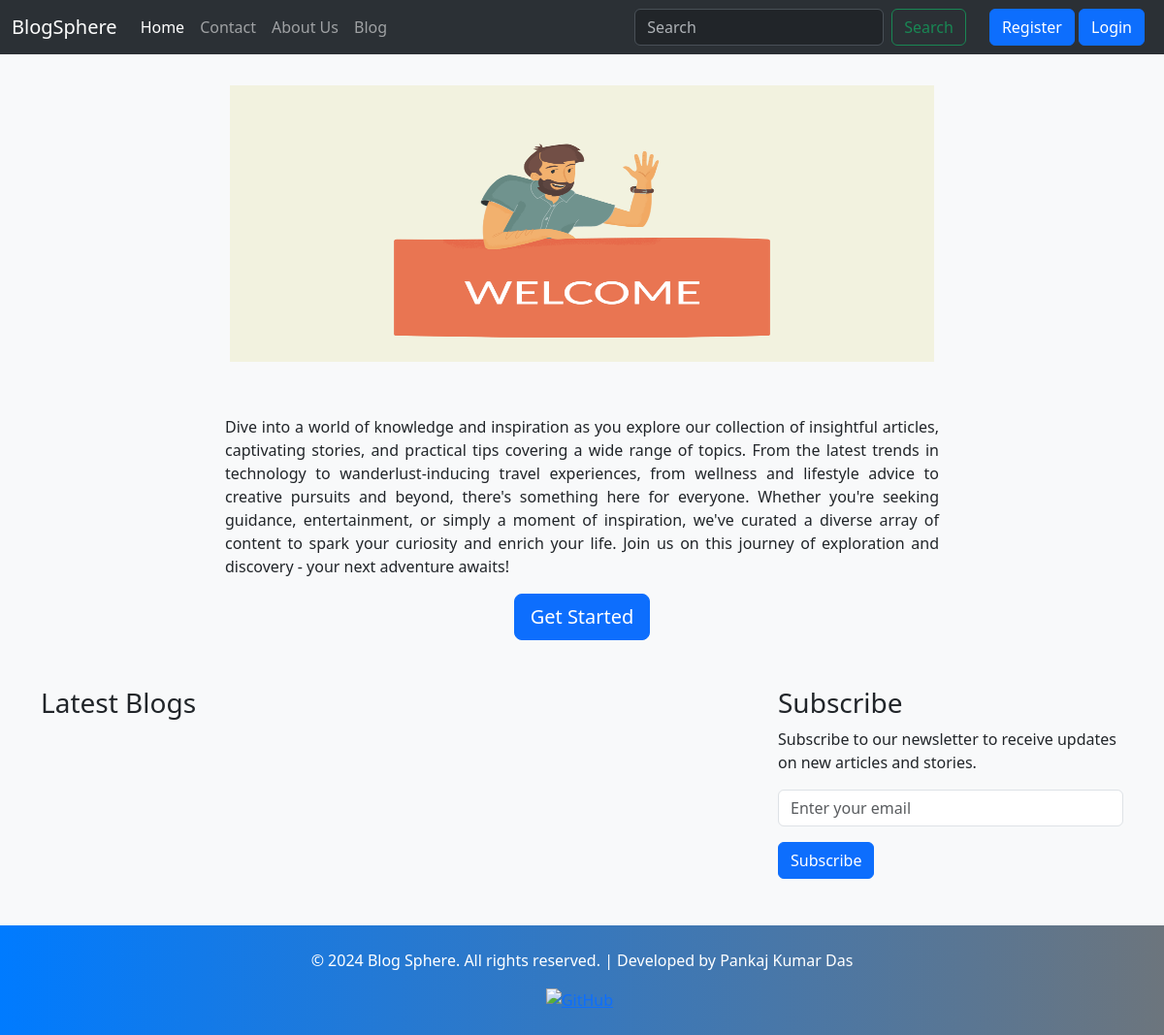
The app's page /, older data.
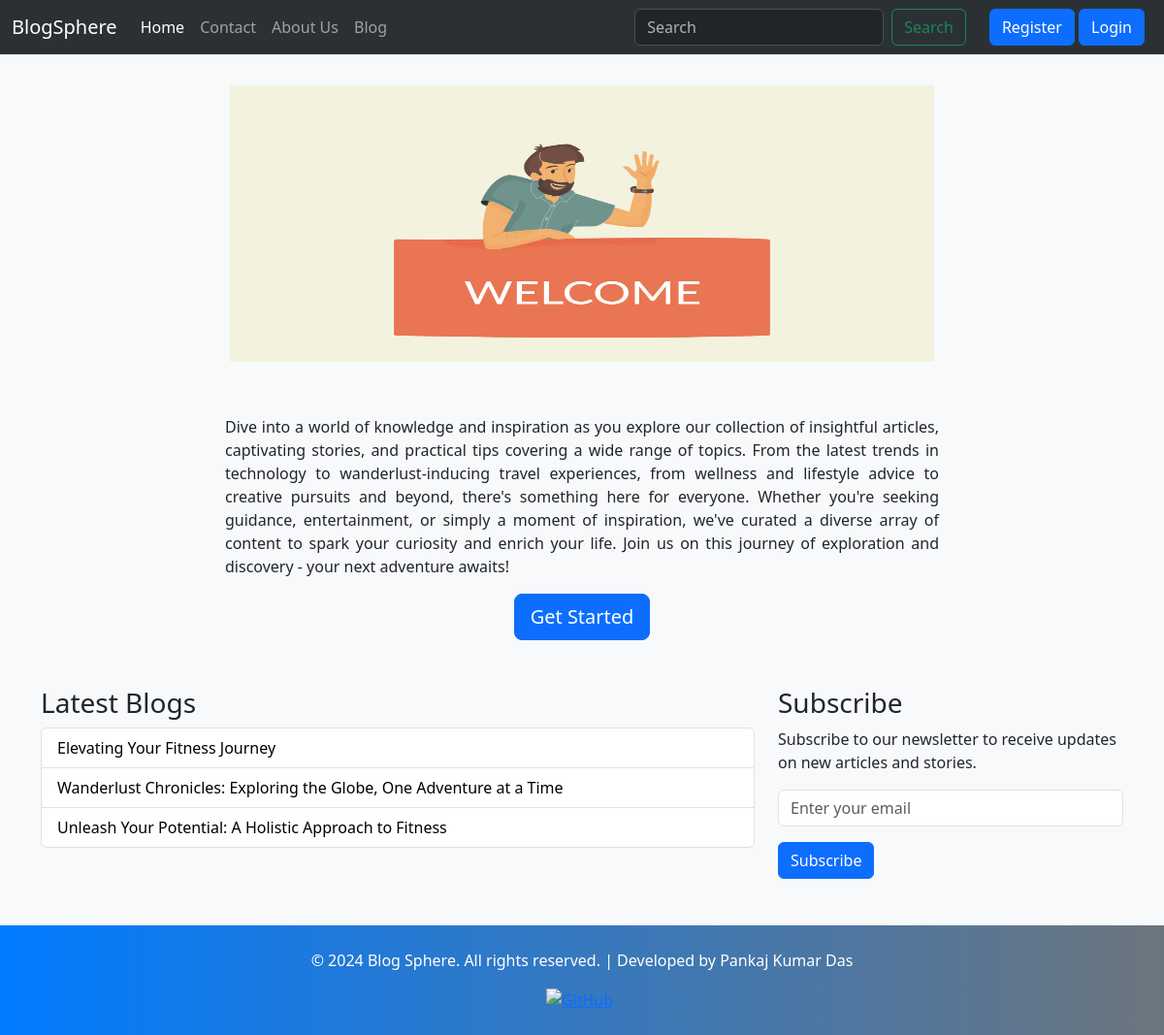
The same page, newer data.
### blog/models.py (models this page shows, shortened)
class Post(models.Model):
    CATEGORY_CHOICES = [
        ('Tech', 'Tech'),
        ('Life Style', 'Life Style'),
        ('Fitness Focus', 'Fitness Focus'),
        ('Bookworm Corner', 'Bookworm Corner'),
        ('Digital Insights', 'Digital Insights'),
        ('Creative Crafts', 'Creative Crafts'),
        ('Travel Tales', 'Travel Tales'),
        ('Inspirational Stories', 'Inspirational Stories')
    ]
    pno = models.AutoField(primary_key=True)
    title = models.CharField(max_length=150)
    author = models.CharField(max_length=100)
    category = models.CharField(max_length=100, blank=True, choices=CATEGORY_CHOICES)
    slug = models.CharField(max_length=700, blank=True, null=True)
    timestamp = models.DateField(blank=True)
    content = models.TextField()
    summary = models.CharField(max_length=500)
    image = models.ImageField(upload_to="blog/images", default="")

### home/views.py (the view)
# urls.py: 2. Add a URL to urlpatterns:  path('', views.home, name='home')
def home(request):
    last_three_blogs = Post.objects.all().order_by('-pno')[:3]
    return render(request, 'home/home.html', {'latest_blog': last_three_blogs})

### templates/home/home.html (shortened to what this page needs)
{% extends 'base.html' %}
{% block homeactive %} active {% endblock %}
{% load static %}
{% block body %}
    <div class="header container  my-4">
        <img src="{% static 'home/welcome.png' %}" alt="Welcome Image"  style="height: 95%; width: 65%;">
    </div>
    <div class="container mt-5">
        <div class="row">
            <div class="col-md-8 offset-md-2 text-center">
                <p style="text-align: justify;">Dive into a world of knowledge and inspiration as you explore our collection of insightful
                    articles, captivating stories, and practical tips covering a wide range of topics. From the latest trends in
                    technology to wanderlust-inducing travel experiences, from wellness and lifestyle advice to creative pursuits
                    and beyond, there's something here for everyone. Whether you're seeking guidance, entertainment, or simply a
                    moment of inspiration, we've curated a diverse array of content to spark your curiosity and enrich your life.
                    Join us on this journey of exploration and discovery - your next adventure awaits!</p>
                <a href="/blog" class="btn btn-primary btn-lg">Get Started</a>
            </div>
        </div>
        <div class="row mt-5">
            <div class="col-md-8">
                <h3>Latest Blogs</h3>
                <ul class="list-group">
                    {% for blog in latest_blog %}
                        <li class="list-group-item"><a style="text-decoration: none; color: black;" href="blog/{{blog.slug}}">{{blog.title}}</a></li>
                    {% endfor %}
                </ul>
            </div>
            <div class="col-md-4">
                <h3>Subscribe</h3>
                <p>Subscribe to our newsletter to receive updates on new articles and stories.</p>
                <form>
                    <div class="mb-3">
                        <input type="email" class="form-control" placeholder="Enter your email">
                    </div>
                    <button type="submit" class="btn btn-primary">Subscribe</button>
                </form>
            </div>
        </div>
    </div>
{% endblock %}

Row changes from the older to the newer data that the page shows:
added Post: title "Elevating Your Fitness Journey"
added Post: title "Wanderlust Chronicles: Exploring the Globe, One Adventure at a Time"
added Post: title "Unleash Your Potential: A Holistic Approach to Fitness"
